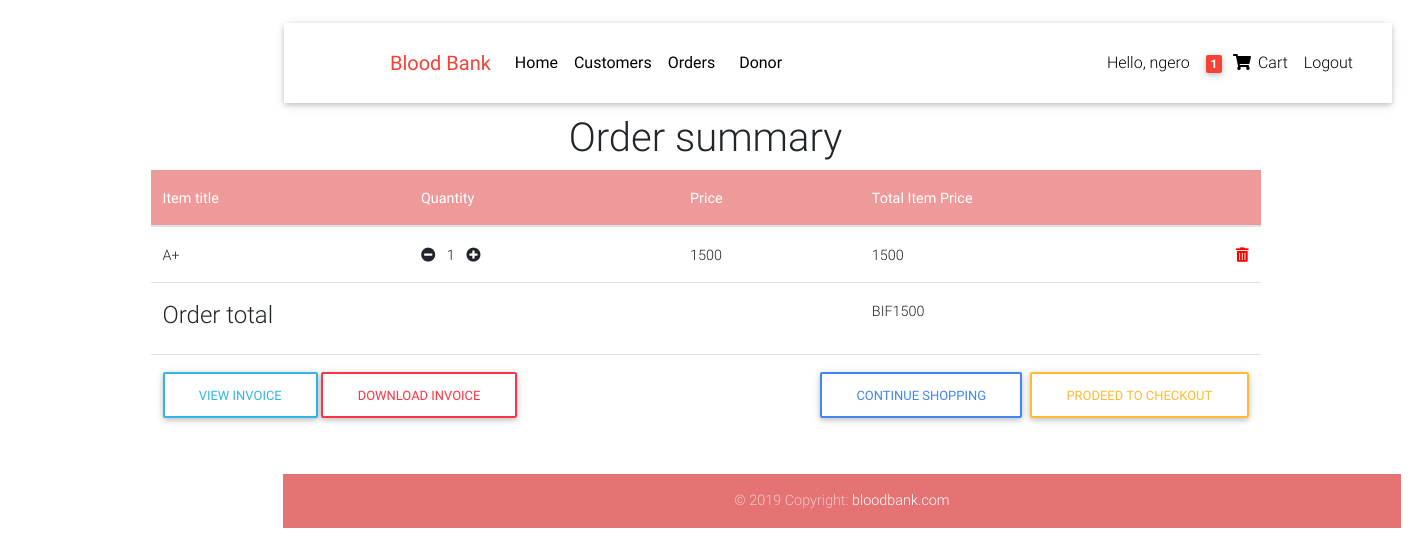
The app's page /order-summary/ (signed in) with its own data.
### app/models.py (models this page shows, shortened)
class Order(models.Model):
    user = models.ForeignKey(User, on_delete=models.CASCADE)
    items = models.ManyToManyField(OrderItem)
    address = models.ForeignKey("Address", on_delete=models.SET_NULL, blank=True, null=True)
    payment = models.ForeignKey("Payment", on_delete=models.SET_NULL, blank=True, null=True)
    ordered = models.BooleanField(default=False)
    start_date = models.DateTimeField(auto_now_add=True)
    ordered_date = models.DateTimeField()
    def get_total(self):
        total = 0
        for order_item in self.items.all():
            total += order_item.get_final_price()
        return total

class OrderItem(models.Model):
    user = models.ForeignKey(User, on_delete=models.CASCADE)
    item = models.ForeignKey(Item, on_delete=models.CASCADE)
    ordered = models.BooleanField(default=False)
    quantity = models.IntegerField(default=1)
    def get_total_item_discount_price(self):
        return self.quantity * self.item.discount_price
    def get_final_price(self):
        if self.item.discount_price:
            return self.get_total_item_discount_price()
        return self.get_total_item_price()

class Item(models.Model):
    title = models.CharField(max_length=200)
    price = models.IntegerField()
    discount_price = models.IntegerField(blank=True, null=True)
    slug = models.SlugField()
    category = models.CharField(choices=CATEGORY_CHOICES, max_length=2)
    def get_add_to_cart_url(self):
        return reverse('add_to_cart', kwargs={'slug': self.slug})
    def get_remove_from_cart_url(self):
        return reverse('remove_from_cart', kwargs={'slug': self.slug})
    def get_remove_single_from_cart_url(self):
        return reverse('remove_single_from_cart', kwargs={'slug': self.slug})

### app/views.py (the view)
# urls.py: path('order-summary/', OrderSummaryView.as_view(), name='order_summary'),
class OrderSummaryView(LoginRequiredMixin, View):
    def get(self, *args, **kwargs):
        try:
            order = Order.objects.get(user=self.request.user, ordered=False)
            context = {
                'order': order
            }
            return render(self.request, 'order_summary.html', context)
        except ObjectDoesNotExist:
            messages.success(self.request, "You dont have an active order")
            return redirect('home')

### app/templatetags/cart_template_tags.py (called while the page is built)
@register.filter
def cart_item_count(user):
    if user.is_authenticated:
        qs = Order.objects.filter(user=user, ordered=False)
        if qs.exists():
            order = qs[0]
            return order.items.count()
    return 0

### templates/order_summary.html (shortened to what this page needs)
{% extends "base.html" %}
{% block content %}
<main class="mt-5 pt-4">
  <div class="container" style="margin-top: 42px;">
    <section class="mb-4">
      {% if order.items.all %}
      <h1 class="text-center">Order summary</h1>
      <div class="table-responsive text-nowrap">
        <table class="table">
          <thead class="bg-danger red lighten-3 text-white">
            <tr>
              <th scope="col">Item title</th>
              <th scope="col">Quantity</th>
              <th scope="col">Price</th>
              <th scope="col">Total Item Price</th>
            </tr>
          </thead>
          <tbody>
            {% for order_item in order.items.all %}
              <tr>
              <td>{{order_item.item.title}}</td>
              <td>
                <a href="{{order_item.item.get_remove_single_from_cart_url}}">
                  <i class="fas fa-minus-circle mr-2"></i>
                </a>
                {{order_item.quantity}}
                 <a href="{{order_item.item.get_add_to_cart_url}}">
                  <i class="fas fa-plus-circle ml-2"></i>
                </a>
              </td>
              {% if order_item.item.discount_price %}
                <td>{{order_item.item.discount_price}}</td>
              {% else %}
                <td>{{order_item.item.price}}</td>
              {% endif %}
              <td>{{order_item.get_final_price}}
                <a href="{{order_item.item.get_remove_from_cart_url}}">
                  <span style="color: red;" class="float-right">
                    <i class="fas fa-trash-alt"></i>
                  </span>
                </a>
              </td>
            </tr>
            {% empty %}
              <tr>
                <td colspan="5">
                  <a href="{% url 'home' %}" class="btn btn-outline-primary float-right">Continue Shopping</a>
                </td>
              </tr>
            {% endfor %}
            {% if order.get_total %}
              <tr>
                <td colspan="3">
                  <h4>Order total</h4>
                </td>
                <td colspan="1">
                  BIF{{order.get_total}}
                </td>
              </tr>
              <tr>
                <td colspan="5">
                  <a class="btn btn-outline-info" href="{% url 'pdf_view' %}" target="_blank">View Invoice</a>
                  <a class="btn btn-outline-danger"  href="{% url 'pdf_download' %}">Download Invoice</a>
                  <a href="{% url 'checkout' %}" class="btn btn-outline-warning float-right ml-2">Prodeed to checkout</a>
                  <a href="{% url 'home' %}" class="btn btn-outline-primary float-right">Continue Shopping</a>
                </td>
              </tr>
            {% endif %}
          </tbody>
        </table>
        {% else %}
        <h4 class="mt-5 pt-4">No items in your cart</h4>
        <a href="{% url 'home' %}" class="btn btn-outline-primary">Continue Shopping</a>
        {% endif %}
      </div>
    </section>
  </div>
</main>
{% endblock content %}

### templates/base.html (shortened to what this page needs)
{% load static %}
{% load cart_template_tags %}
<!DOCTYPE html>
<html lang="en">
<head>
  <link rel="stylesheet" href="https://use.fontawesome.com/releases/v5.11.2/css/all.css">
  <link href="{% static 'css/bootstrap.min.css' %}" rel="stylesheet">
  <link href="{% static 'css/mdb.min.css' %}" rel="stylesheet">
  <link href="{% static 'css/style.min.css' %}" rel="stylesheet">
</head>
<body>
<nav class="navbar fixed-top navbar-expand-lg navbar-light white scrolling-navbar" style="width: 1108px;margin-left: 284px;margin-top: 23px;">
<div class="container">
    <a class="navbar-brand waves-effect" href="{% url 'home' %}">
    <strong class="red-text">Blood Bank</strong>
    </a>
    <div class="collapse navbar-collapse" id="navbarSupportedContent">
    <ul class="navbar-nav ">
        <li class="nav-item">
        <a class="nav-link waves-effect" href="{% url 'home' %}"> <b>Home</b>
        </a>
        </li>
    </ul>
    {% if request.user.is_staff %}
    <ul class="navbar-nav ">
        <li class="nav-item">
        <a class="nav-link waves-effect" href="{% url 'customer_list' %}"><b>Customers</b>
        </a>
        </li>
    </ul>
      <ul class="navbar-nav ">
        <li class="nav-item">
        <a class="nav-link waves-effect" href="{% url 'order_list' %}"><b>Orders</b>
        </a>
        </li>
    </ul>
    <div class="dropdown">
  <button class="dropbtn">Donor</button>
  </div>
    {% endif %}
         <div class="dropdown mr-auto">
  <button class="dropbtn"></button>
  </div>
    <ul class="navbar-nav nav-flex-icons">
      {% if request.user.is_authenticated %}
        <li class="nav-item">
          <a class="nav-link waves-effect" href="#">Hello, {{request.user.username}}
          </a>
        </li>
        <li class="nav-item">
        <a href="{% url 'order_summary' %}" class="nav-link waves-effect">
            <span class="badge red z-depth-1 mr-1">{{ request.user|cart_item_count}}</span>
            <i class="fas fa-shopping-cart"></i>
            <span class="clearfix d-none d-sm-inline-block"> Cart </span>
        </a>
        </li>
         <li class="nav-item">
          <a class="nav-link waves-effect" href="{% url 'account_logout' %}">Logout
          </a>
        </li>
      {% endif %}
    </ul>
    </div>
</div>
</nav>
{% block content %}
{% endblock content %}
<footer class="page-footer text-center font-small mt-4 wow fadeIn" style="width: 1118px;margin-left: 283px;">
<div class="footer-copyright py-3 bg-danger red lighten-2">
    © 2019 Copyright:
    <a href="" target="_blank"> bloodbank.com </a>
</div>
</footer>
</body>
</html>

### templates/base.html (style rules this page uses)
html, body, header, .carousel { height: 60vh; }
.dropbtn { background-color: white; color: black; padding: 16px; font-size: 16px; border: none; }
.dropdown { position: relative; display: inline-block; }

### records on screen
OrderItem: item "A+", quantity "1", item.discount_price "1500", get_final_price "1500"
Order: get_total "1500"

### other values on screen
{{ request.user.username }} "ngero"
{{ request.user|cart_item_count }} "1"
